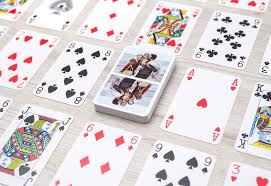
#> input picture Resources/Cards.jpg, 271 x 186 px
$ python Warp_Perspective.py
#> lines starting #> are read from the running program, lines starting #| are printed output that depends on the picture
import cv2 as cv
import numpy as np
img = cv.imread('./Resources/Cards.jpg')
#> img is the input picture: shape (186, 271, 3); mean B, G, R 215.3, 213.8, 221.1
pts = np.float32([[188, 68], [242, 78], [161, 125], [220, 144]])
width, height = 186, 271
ptsRef = np.float32([[0, 0], [width, 0], [0, height], [width, height]])
imgMatrix = cv.getPerspectiveTransform(pts, ptsRef)
imgOutput = cv.warpPerspective(img, imgMatrix, (width, height))
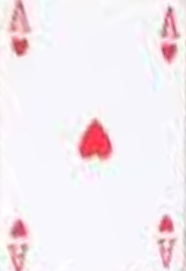
#> imgOutput: shape (271, 186, 3); mean B, G, R 241.7, 236.6, 245.2
cv.imshow('Cards', img)
cv.imshow("Warped Card", imgOutput)
cv.waitKey(0)

$ run again, with Resources/Shapes2.jpg copied over Resources/Cards.jpg
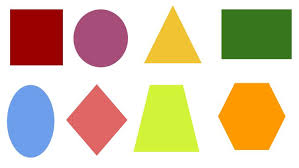
#> input picture Resources/Shapes2.jpg, 299 x 168 px
#> img is the input picture: shape (168, 299, 3); mean B, G, R 172.2, 199.7, 217.2
#> `imgOutput = cv.warpPerspective(img, imgMatrix, (width, height))`:
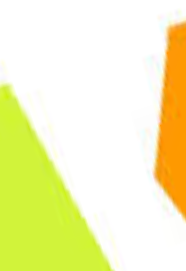
#> imgOutput: shape (271, 186, 3); mean B, G, R 187.7, 243.1, 243.9
